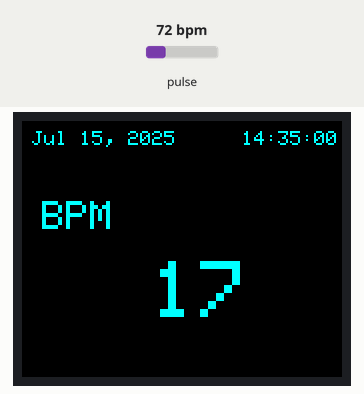
Recording of a sketch running on a simulated Seeed XIAO ESP32-S3. On the bench: 160×128 colour display. The inputs (shaded band) are chosen by the test bench; at power-on: pulse 72 bpm. What the sketch prints to the serial monitor is not drawn.

Above: at 1.3 s.
1.4 s: pulse set to 42 bpm
At 3.3 s:
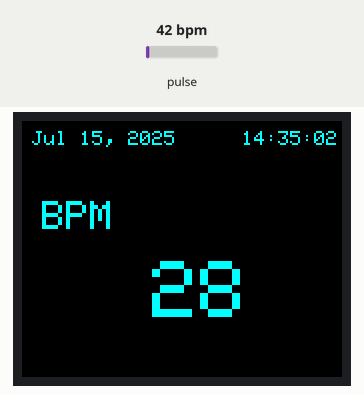
4.4 s: pulse set to 70 bpm
At 5.4 s:
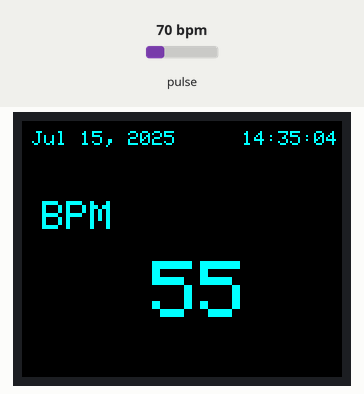
7.4 s: pulse set to 100 bpm
At 8.5 s:
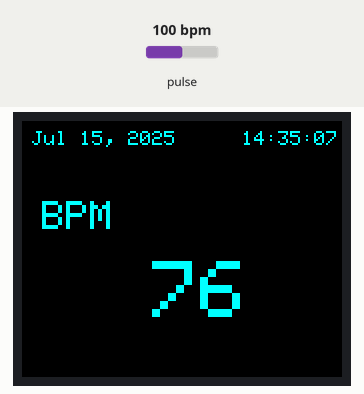
Timing chart, 0 to 10.4 s (numbered marks = the images above; inputs shaded):
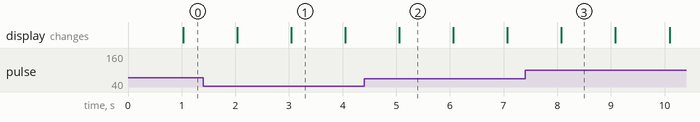

Measured:
- what the display in image 1 shows lasts 1.0 s, from 3.0 s to 4.0 s

The sketch:

max30102__realtime.ino
```cpp
/*
    Real-Time BPM

    Hardware Testing Information:
    - Board          : Seeed Studio XIAO ESP32S3 Series
    - Sensor Module  : MAX30102
    - Display Module : 1.77" 160x128 ST7735 Display
*/

#include <Adafruit_GFX.h>
#include <Adafruit_ST7735.h>
#include <SPI.h>
#include <Wire.h>
#include "MAX30105.h"
#include "heartRate.h"

// Define pins for ST7735
#define TFT_CS   3
#define TFT_RST  2
#define TFT_DC   44

Adafruit_ST7735 tft = Adafruit_ST7735(TFT_CS, TFT_DC, TFT_RST);

MAX30105 particleSensor;

const byte RATE_SIZE = 4;   //Increase this for more averaging. 4 is good.
byte rates[RATE_SIZE];      //Array of heart rates
byte rateSpot = 0;
long lastBeat = 0;          //Time at which the last beat occurred

float beatsPerMinute;
int beatAvg;

// Initial time (you could get this from an RTC module or NTP in real use)
int hour = 14;
int minute = 35;
int second = 0;
String date = "Jul 15, 2025";

void setup() {
    Serial.begin(115200);
    Serial.println("Initializing...");

    // Display
    tft.initR(INITR_BLACKTAB);
    tft.setRotation(3);
    tft.fillScreen(ST77XX_BLACK);
    tft.setTextColor(ST77XX_CYAN);
    tft.setTextSize(1);
    tft.setCursor(25, 60);
    tft.println("Initializing...");

    // Initialize sensor
    if (!particleSensor.begin(Wire, I2C_SPEED_FAST)) //Use default I2C port, 400kHz speed
    {
        Serial.println("MAX30105 was not found. Please check wiring/power. ");
        while (1);
    }
    Serial.println("Place your index finger on the sensor with steady pressure.");

    particleSensor.setup(); //Configure sensor with default settings
    particleSensor.setPulseAmplitudeRed(0x1A); //Turn Red LED to low to indicate sensor is running
    particleSensor.setPulseAmplitudeGreen(0); //Turn off Green LED

    // Display
    tft.fillScreen(ST77XX_BLACK);
    tft.setTextColor(ST77XX_CYAN);
    tft.setTextSize(1);
    tft.setCursor(25, 60);
    tft.println("System Ready");
}

void loop() {
    long irValue = particleSensor.getIR();

    static unsigned long lastPrintTime = 0;

    if (checkForBeat(irValue) == true) {
        // We sensed a beat!
        long delta = millis() - lastBeat;
        lastBeat = millis();

        beatsPerMinute = 60 / (delta / 1000.0);

        if (beatsPerMinute < 255 && beatsPerMinute > 20) {
            rates[rateSpot++] = (byte)beatsPerMinute; // Store this reading
            rateSpot %= RATE_SIZE;

            // Calculate average BPM
            beatAvg = 0;
            for (byte x = 0 ; x < RATE_SIZE ; x++) {
                beatAvg += rates[x];
            }
            beatAvg /= RATE_SIZE;
        }
    }

    // Print BPM every 1 second
    if (millis() - lastPrintTime >= 1000) {
        lastPrintTime = millis();

        // Format HH:MM:SS
        char timeStr[9];
        sprintf(timeStr, "%02d:%02d:%02d", hour, minute, second);

        // Clear and draw the screen
        // uint16_t textColor = tft.color565(4, 21, 74);
        tft.fillScreen(ST77XX_BLACK);
        tft.setTextColor(ST7735_CYAN);

        // Draw time
        tft.setTextSize(1);
        tft.setCursor(5, 5);
        tft.print(date);

        tft.setTextSize(1);
        tft.setCursor(110, 5);
        tft.print(timeStr);

        // Draw BPM
        tft.setTextSize(2);
        tft.setCursor(10, 40);
        tft.print("BPM");

        Serial.print("IR=");
        Serial.println(irValue);

        if (irValue < 50000) {
            Serial.print(" -- ");

            tft.setTextSize(4);
            tft.setCursor(45, 70);
            tft.print(" -- ");
        } else {
            Serial.print("BPM = ");
            Serial.print(beatAvg);

            tft.setTextSize(4);
            tft.setCursor(65, 70);
            tft.print(beatAvg);
        }

        Serial.println();

        // Increment time
        second++;
        if (second >= 60) {
            second = 0;
            minute++;
            if (minute >= 60) {
                minute = 0;
                hour++;
                if (hour >= 24) {
                    hour = 0;
                }
            }
        }
    }
}
```
